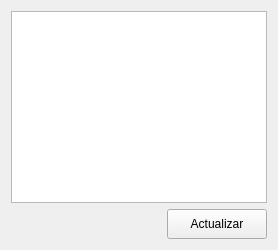
<?xml version="1.0" encoding="UTF-8"?>
<ui version="4.0">
 <class>ListaObjetos</class>
 <widget class="QWidget" name="ListaObjetos">
  <property name="windowTitle">
   <string>Form</string>
  </property>
  <layout class="QVBoxLayout" name="verticalLayout">
   <item>
    <widget class="QTableWidget" name="tableWidgetObjetos">
     <property name="alternatingRowColors">
      <bool>true</bool>
     </property>
     <property name="selectionBehavior">
      <enum>QAbstractItemView::SelectRows</enum>
     </property>
     <property name="sortingEnabled">
      <bool>true</bool>
     </property>
    </widget>
   </item>
   <item>
    <layout class="QHBoxLayout" name="horizontalLayout">
     <item>
      <spacer name="horizontalSpacer">
       <property name="orientation">
        <enum>Qt::Horizontal</enum>
       </property>
       <property name="sizeHint" stdset="0">
        <size>
         <width>40</width>
         <height>20</height>
        </size>
       </property>
      </spacer>
     </item>
     <item>
      <widget class="QPushButton" name="pushButtonActualizar">
       <property name="text">
        <string>Actualizar</string>
       </property>
       <property name="minimumSize">
        <size>
         <width>100</width>
         <height>30</height>
        </size>
       </property>
      </widget>
     </item>
    </layout>
   </item>
  </layout>
 </widget>
 <resources/>
 <connections/>
</ui>
